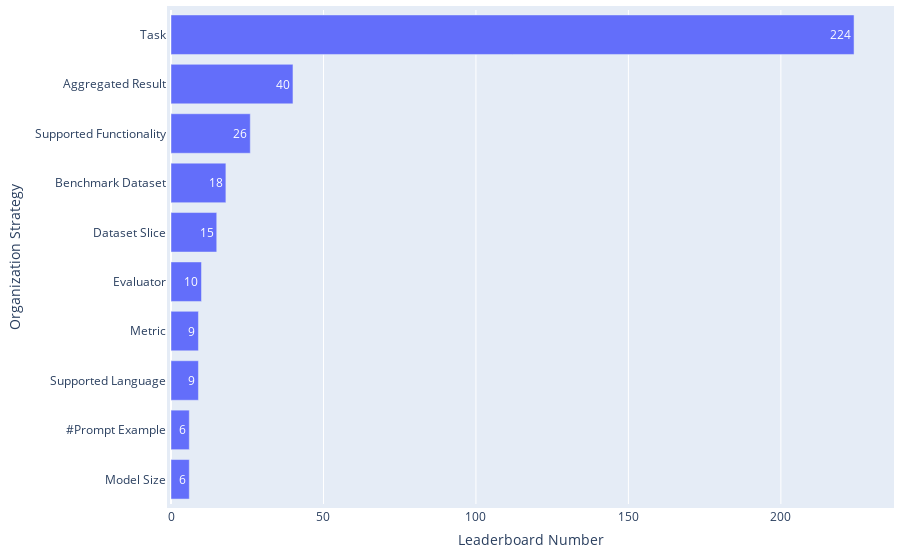

The notebook cell saved with this chart:
### Code cell
df = pd.read_csv(path_paper / 'leaderboard_processed.csv')
df = df[df['#Organization strategy'] > 0]

df['Organization strategies'] = df['Organization strategies'].apply(ast.literal_eval)
df_split = df.explode('Organization strategies').groupby('Organization strategies').size().reset_index(name='Frequency')
df_split['Weight'] = 1

statistics = {
    'Distribution': 'Leaderboard Systems across Organization Strategies',
    'Mean': np.mean(df_split['Frequency']),
    'Median': np.median(df_split['Frequency']),
    'IQR': df_split['Frequency'].quantile(0.75) - df_split['Frequency'].quantile(0.25),
    'Gini Coefficient': ineqpy.inequality.gini(data=df_split, income='Frequency', weights='Weight'),
}
df_statistics = pd.read_csv(path_paper / 'leaderboard_statistics.csv')
df_statistics = pd.concat([df_statistics, pd.DataFrame([statistics])], ignore_index=True)
df_statistics.drop_duplicates(subset=['Distribution'], keep='last', inplace=True)
df_statistics.sort_values(by='Distribution', inplace=True)
df_statistics.to_csv(path_paper / 'leaderboard_statistics.csv', index=False)

df_top = df_split.sort_values(by='Frequency', ascending=False).head(10)
print(f"{df_top['Organization strategies'].iloc[0]} is the most adopted organization strategy, involving {round(df_top['Frequency'].iloc[0]/len(df)*100,2)}% ({df_top['Frequency'].iloc[0]} out of {len(df)}) multi-split leaderboard systems.")

fig = go.Figure(go.Bar(
        x=df_top['Frequency'],  # Values for the bar lengths
        y=df_top['Organization strategies'],  # Categories for each bar
        orientation='h',  # Sets the bars to be horizontal
        text=df_top['Frequency'],  # Adds the values as text on each bar
        textposition='auto'  # Automatically positions the text on the bars
))
fig.update_layout(
        xaxis_title='Leaderboard Number',
        yaxis_title='Organization Strategy',
        yaxis_autorange='reversed'  # This line makes the bars go top-down
)
# Update the layout for a tighter look
fig.update_layout(
    autosize=True,
    margin=dict(
        l=10,  # Left margin
        r=10,  # Right margin
        b=10,  # Bottom margin
        t=10,  # Top margin
        pad=4  # Padding between the plot and the margin
    )
)
fig.show()

### Figure 1 — Plotly figure (JSON) as saved in the notebook; plotly's stock layout.template omitted (floating-point values rounded to 4 significant figures)
{"data": [{"orientation": "h", "text": [224, 40, 26, 18, 15, 10, 9, 9, 6, 6], "textposition": "auto", "type": "bar", "x": [224, 40, 26, 18, 15, 10, 9, 9, 6, 6], "y": ["Task", "Aggregated Result", "Supported Functionality", "Benchmark Dataset", "Dataset Slice", "Evaluator", "Metric", "Supported Language", "#Prompt Example", "Model Size"]}], "layout": {"autosize": true, "margin": {"b": 10, "l": 10, "pad": 4, "r": 10, "t": 10}, "xaxis": {"title": {"text": "Leaderboard Number"}}, "yaxis": {"autorange": "reversed", "title": {"text": "Organization Strategy"}}}}
